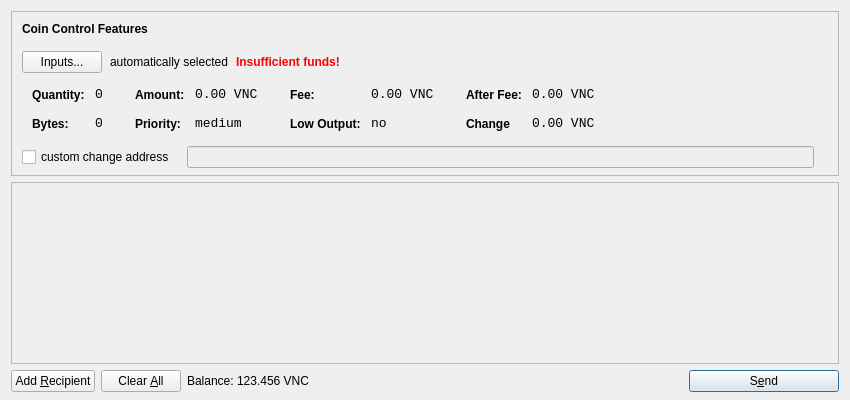
<?xml version="1.0" encoding="UTF-8"?>
<ui version="4.0">
 <class>SendCoinsDialog</class>
 <widget class="QDialog" name="SendCoinsDialog">
  <property name="geometry">
   <rect>
    <x>0</x>
    <y>0</y>
    <width>850</width>
    <height>400</height>
   </rect>
  </property>
  <property name="windowTitle">
   <string>Send Coins</string>
  </property>
  <layout class="QVBoxLayout" name="verticalLayout" stretch="0,1,0">
   <property name="bottomMargin">
    <number>8</number>
   </property>
   <item>
    <widget class="QFrame" name="frameCoinControl">
     <property name="sizePolicy">
      <sizepolicy hsizetype="Expanding" vsizetype="Expanding">
       <horstretch>0</horstretch>
       <verstretch>0</verstretch>
      </sizepolicy>
     </property>
     <property name="maximumSize">
      <size>
       <width>16777215</width>
       <height>16777215</height>
      </size>
     </property>
     <property name="frameShape">
      <enum>QFrame::StyledPanel</enum>
     </property>
     <property name="frameShadow">
      <enum>QFrame::Sunken</enum>
     </property>
     <layout class="QVBoxLayout" name="verticalLayoutCoinControl2">
      <property name="spacing">
       <number>-1</number>
      </property>
      <property name="leftMargin">
       <number>0</number>
      </property>
      <property name="topMargin">
       <number>0</number>
      </property>
      <property name="rightMargin">
       <number>0</number>
      </property>
      <property name="bottomMargin">
       <number>6</number>
      </property>
      <item>
       <layout class="QVBoxLayout" name="verticalLayoutCoinControl" stretch="0,0,0,0,1">
        <property name="spacing">
         <number>0</number>
        </property>
        <property name="leftMargin">
         <number>10</number>
        </property>
        <property name="topMargin">
         <number>10</number>
        </property>
        <item>
         <layout class="QHBoxLayout" name="horizontalLayoutCoinControl1">
          <property name="bottomMargin">
           <number>15</number>
          </property>
          <item>
           <widget class="QLabel" name="labelCoinControlFeatures">
            <property name="sizePolicy">
             <sizepolicy hsizetype="Preferred" vsizetype="Maximum">
              <horstretch>0</horstretch>
              <verstretch>0</verstretch>
             </sizepolicy>
            </property>
            <property name="font">
             <font>
              <weight>75</weight>
              <bold>true</bold>
             </font>
            </property>
            <property name="styleSheet">
             <string notr="true">font-weight:bold;</string>
            </property>
            <property name="text">
             <string>Coin Control Features</string>
            </property>
           </widget>
          </item>
         </layout>
        </item>
        <item>
         <layout class="QHBoxLayout" name="horizontalLayoutCoinControl2" stretch="0,0,0,0">
          <property name="spacing">
           <number>8</number>
          </property>
          <property name="bottomMargin">
           <number>10</number>
          </property>
          <item>
           <widget class="QPushButton" name="pushButtonCoinControl">
            <property name="styleSheet">
             <string notr="true"/>
            </property>
            <property name="text">
             <string>Inputs...</string>
            </property>
           </widget>
          </item>
          <item>
           <widget class="QLabel" name="labelCoinControlAutomaticallySelected">
            <property name="text">
             <string>automatically selected</string>
            </property>
            <property name="margin">
             <number>5</number>
            </property>
           </widget>
          </item>
          <item>
           <widget class="QLabel" name="labelCoinControlInsuffFunds">
            <property name="font">
             <font>
              <weight>75</weight>
              <bold>true</bold>
             </font>
            </property>
            <property name="styleSheet">
             <string notr="true">color:red;font-weight:bold;</string>
            </property>
            <property name="text">
             <string>Insufficient funds!</string>
            </property>
            <property name="margin">
             <number>5</number>
            </property>
           </widget>
          </item>
          <item>
           <spacer name="horizontalSpacerCoinControl">
            <property name="orientation">
             <enum>Qt::Horizontal</enum>
            </property>
            <property name="sizeHint" stdset="0">
             <size>
              <width>40</width>
              <height>1</height>
             </size>
            </property>
           </spacer>
          </item>
         </layout>
        </item>
        <item>
         <widget class="QWidget" name="widgetCoinControl" native="true">
          <property name="sizePolicy">
           <sizepolicy hsizetype="Preferred" vsizetype="Preferred">
            <horstretch>0</horstretch>
            <verstretch>0</verstretch>
           </sizepolicy>
          </property>
          <property name="minimumSize">
           <size>
            <width>0</width>
            <height>0</height>
           </size>
          </property>
          <property name="styleSheet">
           <string notr="true"/>
          </property>
          <layout class="QHBoxLayout" name="horizontalLayoutCoinControl5">
           <property name="margin">
            <number>0</number>
           </property>
           <item>
            <layout class="QHBoxLayout" name="horizontalLayoutCoinControl3" stretch="0,0,0,1">
             <property name="spacing">
              <number>20</number>
             </property>
             <property name="topMargin">
              <number>0</number>
             </property>
             <property name="bottomMargin">
              <number>10</number>
             </property>
             <item>
              <layout class="QFormLayout" name="formLayoutCoinControl1">
               <property name="horizontalSpacing">
                <number>10</number>
               </property>
               <property name="verticalSpacing">
                <number>14</number>
               </property>
               <property name="leftMargin">
                <number>10</number>
               </property>
               <property name="topMargin">
                <number>4</number>
               </property>
               <property name="rightMargin">
                <number>6</number>
               </property>
               <item row="0" column="0">
                <widget class="QLabel" name="labelCoinControlQuantityText">
                 <property name="styleSheet">
                  <string notr="true">font-weight:bold;</string>
                 </property>
                 <property name="text">
                  <string>Quantity:</string>
                 </property>
                 <property name="margin">
                  <number>0</number>
                 </property>
                </widget>
               </item>
               <item row="0" column="1">
                <widget class="QLabel" name="labelCoinControlQuantity">
                 <property name="font">
                  <font>
                   <family>Monospace</family>
                   <pointsize>10</pointsize>
                  </font>
                 </property>
                 <property name="cursor">
                  <cursorShape>IBeamCursor</cursorShape>
                 </property>
                 <property name="contextMenuPolicy">
                  <enum>Qt::ActionsContextMenu</enum>
                 </property>
                 <property name="text">
                  <string>0</string>
                 </property>
                 <property name="margin">
                  <number>0</number>
                 </property>
                 <property name="textInteractionFlags">
                  <set>Qt::LinksAccessibleByMouse|Qt::TextSelectableByKeyboard|Qt::TextSelectableByMouse</set>
                 </property>
                </widget>
               </item>
               <item row="1" column="0">
                <widget class="QLabel" name="labelCoinControlBytesText">
                 <property name="styleSheet">
                  <string notr="true">font-weight:bold;</string>
                 </property>
                 <property name="text">
                  <string>Bytes:</string>
                 </property>
                </widget>
               </item>
               <item row="1" column="1">
                <widget class="QLabel" name="labelCoinControlBytes">
                 <property name="font">
                  <font>
                   <family>Monospace</family>
                   <pointsize>10</pointsize>
                  </font>
                 </property>
                 <property name="cursor">
                  <cursorShape>IBeamCursor</cursorShape>
                 </property>
                 <property name="contextMenuPolicy">
                  <enum>Qt::ActionsContextMenu</enum>
                 </property>
                 <property name="text">
                  <string>0</string>
                 </property>
                 <property name="textInteractionFlags">
                  <set>Qt::LinksAccessibleByMouse|Qt::TextSelectableByKeyboard|Qt::TextSelectableByMouse</set>
                 </property>
                </widget>
               </item>
              </layout>
             </item>
             <item>
              <layout class="QFormLayout" name="formLayoutCoinControl2">
               <property name="horizontalSpacing">
                <number>10</number>
               </property>
               <property name="verticalSpacing">
                <number>14</number>
               </property>
               <property name="leftMargin">
                <number>6</number>
               </property>
               <property name="topMargin">
                <number>4</number>
               </property>
               <property name="rightMargin">
                <number>6</number>
               </property>
               <item row="0" column="0">
                <widget class="QLabel" name="labelCoinControlAmountText">
                 <property name="styleSheet">
                  <string notr="true">font-weight:bold;</string>
                 </property>
                 <property name="text">
                  <string>Amount:</string>
                 </property>
                 <property name="margin">
                  <number>0</number>
                 </property>
                </widget>
               </item>
               <item row="0" column="1">
                <widget class="QLabel" name="labelCoinControlAmount">
                 <property name="font">
                  <font>
                   <family>Monospace</family>
                   <pointsize>10</pointsize>
                  </font>
                 </property>
                 <property name="cursor">
                  <cursorShape>IBeamCursor</cursorShape>
                 </property>
                 <property name="contextMenuPolicy">
                  <enum>Qt::ActionsContextMenu</enum>
                 </property>
                 <property name="text">
                  <string>0.00 VNC</string>
                 </property>
                 <property name="textInteractionFlags">
                  <set>Qt::LinksAccessibleByMouse|Qt::TextSelectableByKeyboard|Qt::TextSelectableByMouse</set>
                 </property>
                </widget>
               </item>
               <item row="1" column="0">
                <widget class="QLabel" name="labelCoinControlPriorityText">
                 <property name="styleSheet">
                  <string notr="true">font-weight:bold;</string>
                 </property>
                 <property name="text">
                  <string>Priority:</string>
                 </property>
                </widget>
               </item>
               <item row="1" column="1">
                <widget class="QLabel" name="labelCoinControlPriority">
                 <property name="font">
                  <font>
                   <family>Monospace</family>
                   <pointsize>10</pointsize>
                  </font>
                 </property>
                 <property name="cursor">
                  <cursorShape>IBeamCursor</cursorShape>
                 </property>
                 <property name="contextMenuPolicy">
                  <enum>Qt::ActionsContextMenu</enum>
                 </property>
                 <property name="text">
                  <string>medium</string>
                 </property>
                 <property name="textInteractionFlags">
                  <set>Qt::LinksAccessibleByMouse|Qt::TextSelectableByKeyboard|Qt::TextSelectableByMouse</set>
                 </property>
                </widget>
               </item>
              </layout>
             </item>
             <item>
              <layout class="QFormLayout" name="formLayoutCoinControl3">
               <property name="horizontalSpacing">
                <number>10</number>
               </property>
               <property name="verticalSpacing">
                <number>14</number>
               </property>
               <property name="leftMargin">
                <number>6</number>
               </property>
               <property name="topMargin">
                <number>4</number>
               </property>
               <property name="rightMargin">
                <number>6</number>
               </property>
               <item row="0" column="0">
                <widget class="QLabel" name="labelCoinControlFeeText">
                 <property name="styleSheet">
                  <string notr="true">font-weight:bold;</string>
                 </property>
                 <property name="text">
                  <string>Fee:</string>
                 </property>
                 <property name="margin">
                  <number>0</number>
                 </property>
                </widget>
               </item>
               <item row="0" column="1">
                <widget class="QLabel" name="labelCoinControlFee">
                 <property name="font">
                  <font>
                   <family>Monospace</family>
                   <pointsize>10</pointsize>
                  </font>
                 </property>
                 <property name="cursor">
                  <cursorShape>IBeamCursor</cursorShape>
                 </property>
                 <property name="contextMenuPolicy">
                  <enum>Qt::ActionsContextMenu</enum>
                 </property>
                 <property name="text">
                  <string>0.00 VNC</string>
                 </property>
                 <property name="textInteractionFlags">
                  <set>Qt::LinksAccessibleByMouse|Qt::TextSelectableByKeyboard|Qt::TextSelectableByMouse</set>
                 </property>
                </widget>
               </item>
               <item row="1" column="0">
                <widget class="QLabel" name="labelCoinControlLowOutputText">
                 <property name="styleSheet">
                  <string notr="true">font-weight:bold;</string>
                 </property>
                 <property name="text">
                  <string>Low Output:</string>
                 </property>
                </widget>
               </item>
               <item row="1" column="1">
                <widget class="QLabel" name="labelCoinControlLowOutput">
                 <property name="font">
                  <font>
                   <family>Monospace</family>
                   <pointsize>10</pointsize>
                  </font>
                 </property>
                 <property name="cursor">
                  <cursorShape>IBeamCursor</cursorShape>
                 </property>
                 <property name="contextMenuPolicy">
                  <enum>Qt::ActionsContextMenu</enum>
                 </property>
                 <property name="text">
                  <string>no</string>
                 </property>
                 <property name="textInteractionFlags">
                  <set>Qt::LinksAccessibleByMouse|Qt::TextSelectableByKeyboard|Qt::TextSelectableByMouse</set>
                 </property>
                </widget>
               </item>
              </layout>
             </item>
             <item>
              <layout class="QFormLayout" name="formLayoutCoinControl4">
               <property name="horizontalSpacing">
                <number>10</number>
               </property>
               <property name="verticalSpacing">
                <number>14</number>
               </property>
               <property name="leftMargin">
                <number>6</number>
               </property>
               <property name="topMargin">
                <number>4</number>
               </property>
               <property name="rightMargin">
                <number>6</number>
               </property>
               <item row="0" column="0">
                <widget class="QLabel" name="labelCoinControlAfterFeeText">
                 <property name="styleSheet">
                  <string notr="true">font-weight:bold;</string>
                 </property>
                 <property name="text">
                  <string>After Fee:</string>
                 </property>
                 <property name="margin">
                  <number>0</number>
                 </property>
                </widget>
               </item>
               <item row="0" column="1">
                <widget class="QLabel" name="labelCoinControlAfterFee">
                 <property name="font">
                  <font>
                   <family>Monospace</family>
                   <pointsize>10</pointsize>
                  </font>
                 </property>
                 <property name="cursor">
                  <cursorShape>IBeamCursor</cursorShape>
                 </property>
                 <property name="contextMenuPolicy">
                  <enum>Qt::ActionsContextMenu</enum>
                 </property>
                 <property name="text">
                  <string>0.00 VNC</string>
                 </property>
                 <property name="textInteractionFlags">
                  <set>Qt::LinksAccessibleByMouse|Qt::TextSelectableByKeyboard|Qt::TextSelectableByMouse</set>
                 </property>
                </widget>
               </item>
               <item row="1" column="0">
                <widget class="QLabel" name="labelCoinControlChangeText">
                 <property name="styleSheet">
                  <string notr="true">font-weight:bold;</string>
                 </property>
                 <property name="text">
                  <string>Change</string>
                 </property>
                </widget>
               </item>
               <item row="1" column="1">
                <widget class="QLabel" name="labelCoinControlChange">
                 <property name="font">
                  <font>
                   <family>Monospace</family>
                   <pointsize>10</pointsize>
                  </font>
                 </property>
                 <property name="cursor">
                  <cursorShape>IBeamCursor</cursorShape>
                 </property>
                 <property name="contextMenuPolicy">
                  <enum>Qt::ActionsContextMenu</enum>
                 </property>
                 <property name="text">
                  <string>0.00 VNC</string>
                 </property>
                 <property name="textInteractionFlags">
                  <set>Qt::LinksAccessibleByMouse|Qt::TextSelectableByKeyboard|Qt::TextSelectableByMouse</set>
                 </property>
                </widget>
               </item>
              </layout>
             </item>
            </layout>
           </item>
          </layout>
         </widget>
        </item>
        <item>
         <layout class="QHBoxLayout" name="horizontalLayoutCoinControl4" stretch="0,0,0">
          <property name="spacing">
           <number>12</number>
          </property>
          <property name="sizeConstraint">
           <enum>QLayout::SetDefaultConstraint</enum>
          </property>
          <property name="topMargin">
           <number>5</number>
          </property>
          <property name="rightMargin">
           <number>5</number>
          </property>
          <item>
           <widget class="QCheckBox" name="checkBoxCoinControlChange">
            <property name="text">
             <string>custom change address</string>
            </property>
           </widget>
          </item>
          <item>
           <widget class="QLineEdit" name="lineEditCoinControlChange">
            <property name="enabled">
             <bool>false</bool>
            </property>
            <property name="sizePolicy">
             <sizepolicy hsizetype="Expanding" vsizetype="Fixed">
              <horstretch>0</horstretch>
              <verstretch>0</verstretch>
             </sizepolicy>
            </property>
           </widget>
          </item>
          <item>
           <widget class="QLabel" name="labelCoinControlChangeLabel">
            <property name="sizePolicy">
             <sizepolicy hsizetype="Preferred" vsizetype="Expanding">
              <horstretch>0</horstretch>
              <verstretch>0</verstretch>
             </sizepolicy>
            </property>
            <property name="minimumSize">
             <size>
              <width>0</width>
              <height>0</height>
             </size>
            </property>
            <property name="text">
             <string/>
            </property>
            <property name="margin">
             <number>3</number>
            </property>
           </widget>
          </item>
         </layout>
        </item>
        <item>
         <spacer name="verticalSpacerCoinControl">
          <property name="orientation">
           <enum>Qt::Vertical</enum>
          </property>
          <property name="sizeHint" stdset="0">
           <size>
            <width>800</width>
            <height>1</height>
           </size>
          </property>
         </spacer>
        </item>
       </layout>
      </item>
     </layout>
    </widget>
   </item>
   <item>
    <widget class="QScrollArea" name="scrollArea">
     <property name="widgetResizable">
      <bool>true</bool>
     </property>
     <widget class="QWidget" name="scrollAreaWidgetContents">
      <property name="geometry">
       <rect>
        <x>0</x>
        <y>0</y>
        <width>830</width>
        <height>165</height>
       </rect>
      </property>
      <layout class="QVBoxLayout" name="verticalLayout_2">
       <property name="margin">
        <number>0</number>
       </property>
       <item>
        <layout class="QVBoxLayout" name="entries">
         <property name="spacing">
          <number>6</number>
         </property>
        </layout>
       </item>
       <item>
        <spacer name="verticalSpacer">
         <property name="orientation">
          <enum>Qt::Vertical</enum>
         </property>
         <property name="sizeHint" stdset="0">
          <size>
           <width>20</width>
           <height>40</height>
          </size>
         </property>
        </spacer>
       </item>
      </layout>
     </widget>
    </widget>
   </item>
   <item>
    <layout class="QHBoxLayout" name="horizontalLayout">
     <item>
      <widget class="QPushButton" name="addButton">
       <property name="toolTip">
        <string>Send to multiple recipients at once</string>
       </property>
       <property name="text">
        <string>Add &amp;Recipient</string>
       </property>
       <property name="icon">
        <iconset resource="../bitcoin.qrc">
         <normaloff>:/icons/add</normaloff>:/icons/add</iconset>
       </property>
       <property name="autoDefault">
        <bool>false</bool>
       </property>
      </widget>
     </item>
     <item>
      <widget class="QPushButton" name="clearButton">
       <property name="sizePolicy">
        <sizepolicy hsizetype="Minimum" vsizetype="Fixed">
         <horstretch>0</horstretch>
         <verstretch>0</verstretch>
        </sizepolicy>
       </property>
       <property name="toolTip">
        <string>Remove all transaction fields</string>
       </property>
       <property name="text">
        <string>Clear &amp;All</string>
       </property>
       <property name="icon">
        <iconset resource="../bitcoin.qrc">
         <normaloff>:/icons/remove</normaloff>:/icons/remove</iconset>
       </property>
       <property name="autoRepeatDelay">
        <number>300</number>
       </property>
       <property name="autoDefault">
        <bool>false</bool>
       </property>
      </widget>
     </item>
     <item>
      <layout class="QHBoxLayout" name="horizontalLayout_2">
       <property name="spacing">
        <number>3</number>
       </property>
       <item>
        <widget class="QLabel" name="label">
         <property name="sizePolicy">
          <sizepolicy hsizetype="Preferred" vsizetype="Fixed">
           <horstretch>0</horstretch>
           <verstretch>0</verstretch>
          </sizepolicy>
         </property>
         <property name="text">
          <string>Balance:</string>
         </property>
        </widget>
       </item>
       <item>
        <widget class="QLabel" name="labelBalance">
         <property name="sizePolicy">
          <sizepolicy hsizetype="Preferred" vsizetype="Fixed">
           <horstretch>0</horstretch>
           <verstretch>0</verstretch>
          </sizepolicy>
         </property>
         <property name="cursor">
          <cursorShape>IBeamCursor</cursorShape>
         </property>
         <property name="text">
          <string>123.456 VNC</string>
         </property>
         <property name="textInteractionFlags">
          <set>Qt::LinksAccessibleByMouse|Qt::TextSelectableByKeyboard|Qt::TextSelectableByMouse</set>
         </property>
        </widget>
       </item>
      </layout>
     </item>
     <item>
      <spacer name="horizontalSpacer">
       <property name="orientation">
        <enum>Qt::Horizontal</enum>
       </property>
       <property name="sizeHint" stdset="0">
        <size>
         <width>40</width>
         <height>20</height>
        </size>
       </property>
      </spacer>
     </item>
     <item>
      <widget class="QPushButton" name="sendButton">
       <property name="minimumSize">
        <size>
         <width>150</width>
         <height>0</height>
        </size>
       </property>
       <property name="toolTip">
        <string>Confirm the send action</string>
       </property>
       <property name="text">
        <string>S&amp;end</string>
       </property>
       <property name="icon">
        <iconset resource="../bitcoin.qrc">
         <normaloff>:/icons/send</normaloff>:/icons/send</iconset>
       </property>
       <property name="default">
        <bool>true</bool>
       </property>
      </widget>
     </item>
    </layout>
   </item>
  </layout>
 </widget>
 <resources>
  <include location="../bitcoin.qrc"/>
 </resources>
 <connections/>
</ui>
